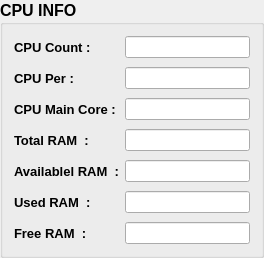
                  <widget class="QGroupBox" name="cpuInfoBox">
                   <property name="font">
                    <font>
                     <pointsize>12</pointsize>
                     <weight>75</weight>
                     <italic>false</italic>
                     <bold>true</bold>
                    </font>
                   </property>
                   <property name="styleSheet">
                    <string notr="true">#cpuInfoBox
	 {
		font: bold; 
		border : 1px solid grey;
		margin-top: 10px;
border-top : 2px solid black;
	}
#cpuInfoBox::title {
		subcontrol-origin:  margin;
left: 7px;
		padding: 0 6px 0 6px;
		
color: rgb(0, 100, 147);
	}</string>
                   </property>
                   <property name="title">
                    <string>CPU INFO</string>
                   </property>
                   <layout class="QFormLayout" name="formLayout_4">
                    <property name="horizontalSpacing">
                     <number>6</number>
                    </property>
                    <property name="verticalSpacing">
                     <number>9</number>
                    </property>
                    <item row="0" column="0">
                     <widget class="QLabel" name="label_93">
                      <property name="font">
                       <font>
                        <pointsize>10</pointsize>
                        <weight>75</weight>
                        <bold>true</bold>
                       </font>
                      </property>
                      <property name="text">
                       <string>CPU Count : </string>
                      </property>
                     </widget>
                    </item>
                    <item row="0" column="1">
                     <widget class="QLineEdit" name="mccuCpuCount">
                      <property name="font">
                       <font>
                        <weight>75</weight>
                        <bold>true</bold>
                       </font>
                      </property>
                      <property name="readOnly">
                       <bool>true</bool>
                      </property>
                     </widget>
                    </item>
                    <item row="1" column="0">
                     <widget class="QLabel" name="label_92">
                      <property name="font">
                       <font>
                        <pointsize>10</pointsize>
                        <weight>75</weight>
                        <bold>true</bold>
                       </font>
                      </property>
                      <property name="text">
                       <string>CPU Per :</string>
                      </property>
                     </widget>
                    </item>
                    <item row="1" column="1">
                     <widget class="QLineEdit" name="mccuCpuPer">
                      <property name="font">
                       <font>
                        <weight>75</weight>
                        <bold>true</bold>
                       </font>
                      </property>
                      <property name="readOnly">
                       <bool>true</bool>
                      </property>
                     </widget>
                    </item>
                    <item row="2" column="0">
                     <widget class="QLabel" name="label_91">
                      <property name="font">
                       <font>
                        <pointsize>10</pointsize>
                        <weight>75</weight>
                        <bold>true</bold>
                       </font>
                      </property>
                      <property name="text">
                       <string>CPU Main Core :</string>
                      </property>
                     </widget>
                    </item>
                    <item row="2" column="1">
                     <widget class="QLineEdit" name="mccuCpuMainCore">
                      <property name="font">
                       <font>
                        <weight>75</weight>
                        <bold>true</bold>
                       </font>
                      </property>
                      <property name="readOnly">
                       <bool>true</bool>
                      </property>
                     </widget>
                    </item>
                    <item row="3" column="0">
                     <widget class="QLabel" name="label_144">
                      <property name="font">
                       <font>
                        <pointsize>10</pointsize>
                        <weight>75</weight>
                        <bold>true</bold>
                       </font>
                      </property>
                      <property name="text">
                       <string>Total RAM  :</string>
                      </property>
                     </widget>
                    </item>
                    <item row="3" column="1">
                     <widget class="QLineEdit" name="totalRam">
                      <property name="font">
                       <font>
                        <weight>75</weight>
                        <bold>true</bold>
                       </font>
                      </property>
                      <property name="readOnly">
                       <bool>true</bool>
                      </property>
                     </widget>
                    </item>
                    <item row="4" column="0">
                     <widget class="QLabel" name="label_140">
                      <property name="font">
                       <font>
                        <pointsize>10</pointsize>
                        <weight>75</weight>
                        <bold>true</bold>
                       </font>
                      </property>
                      <property name="text">
                       <string>Availablel RAM  :</string>
                      </property>
                     </widget>
                    </item>
                    <item row="4" column="1">
                     <widget class="QLineEdit" name="avaRam">
                      <property name="font">
                       <font>
                        <weight>75</weight>
                        <bold>true</bold>
                       </font>
                      </property>
                      <property name="readOnly">
                       <bool>true</bool>
                      </property>
                     </widget>
                    </item>
                    <item row="5" column="0">
                     <widget class="QLabel" name="label_143">
                      <property name="font">
                       <font>
                        <pointsize>10</pointsize>
                        <weight>75</weight>
                        <bold>true</bold>
                       </font>
                      </property>
                      <property name="text">
                       <string>Used RAM  :</string>
                      </property>
                     </widget>
                    </item>
                    <item row="5" column="1">
                     <widget class="QLineEdit" name="usedRam">
                      <property name="font">
                       <font>
                        <weight>75</weight>
                        <bold>true</bold>
                       </font>
                      </property>
                      <property name="readOnly">
                       <bool>true</bool>
                      </property>
                     </widget>
                    </item>
                    <item row="6" column="0">
                     <widget class="QLabel" name="label_141">
                      <property name="font">
                       <font>
                        <pointsize>10</pointsize>
                        <weight>75</weight>
                        <bold>true</bold>
                       </font>
                      </property>
                      <property name="text">
                       <string>Free RAM  :</string>
                      </property>
                     </widget>
                    </item>
                    <item row="6" column="1">
                     <widget class="QLineEdit" name="freeRam">
                      <property name="font">
                       <font>
                        <weight>75</weight>
                        <bold>true</bold>
                       </font>
                      </property>
                      <property name="readOnly">
                       <bool>true</bool>
                      </property>
                     </widget>
                    </item>
                   </layout>
                  </widget>
